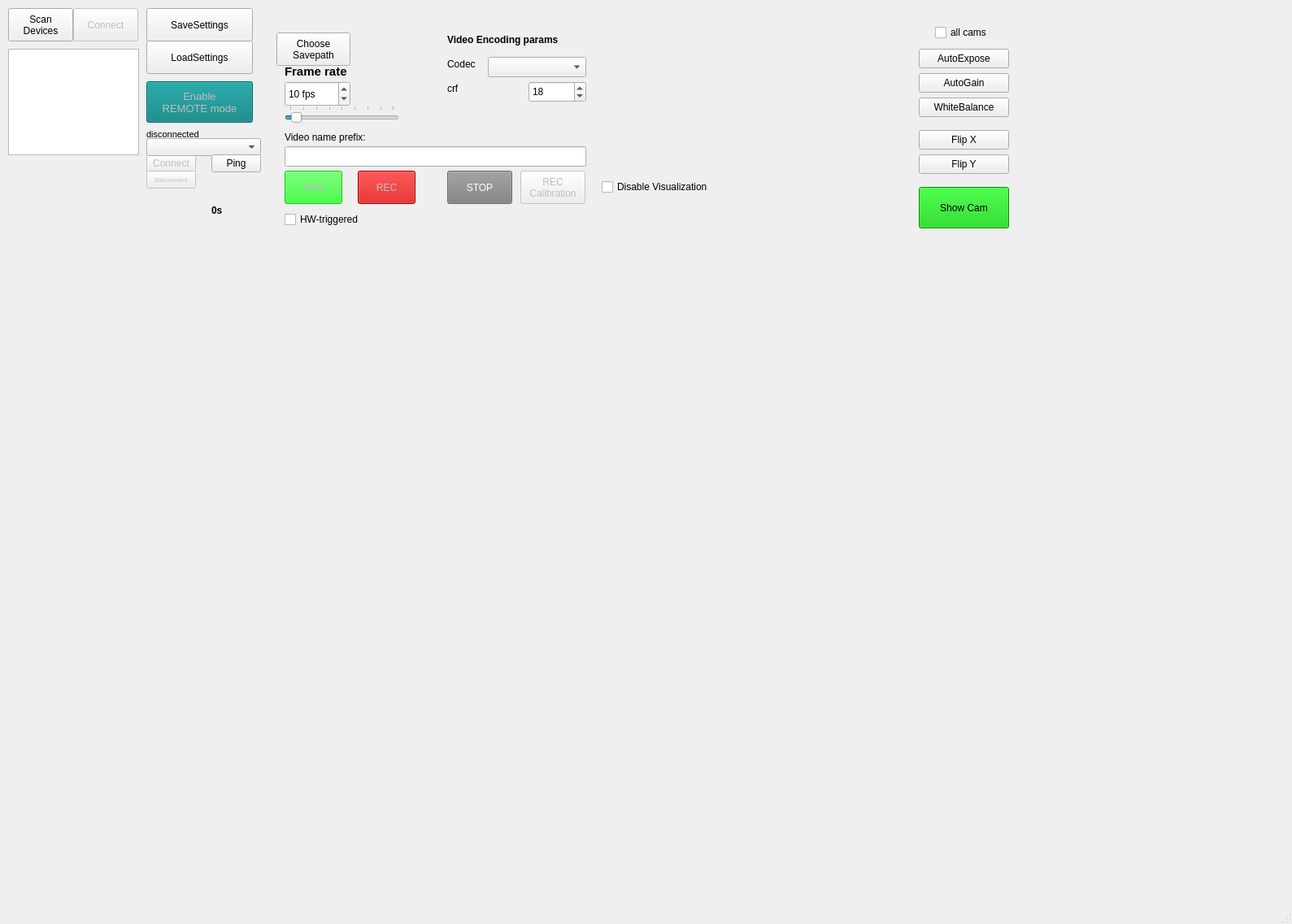
<?xml version="1.0" encoding="UTF-8"?>
<ui version="4.0">
 <class>MainWindow</class>
 <widget class="QMainWindow" name="MainWindow">
  <property name="geometry">
   <rect>
    <x>0</x>
    <y>0</y>
    <width>1589</width>
    <height>1137</height>
   </rect>
  </property>
  <property name="sizePolicy">
   <sizepolicy hsizetype="MinimumExpanding" vsizetype="MinimumExpanding">
    <horstretch>0</horstretch>
    <verstretch>0</verstretch>
   </sizepolicy>
  </property>
  <property name="windowTitle">
   <string>MainWindow</string>
  </property>
  <widget class="QWidget" name="centralwidget">
   <property name="sizePolicy">
    <sizepolicy hsizetype="Expanding" vsizetype="Expanding">
     <horstretch>0</horstretch>
     <verstretch>0</verstretch>
    </sizepolicy>
   </property>
   <widget class="QPushButton" name="SettingsSaveButton">
    <property name="geometry">
     <rect>
      <x>180</x>
      <y>10</y>
      <width>131</width>
      <height>41</height>
     </rect>
    </property>
    <property name="toolTip">
     <string>&lt;html&gt;&lt;head/&gt;&lt;body&gt;&lt;p&gt;Opens a dialog to choose a settings file to save current settings.&lt;/p&gt;&lt;/body&gt;&lt;/html&gt;</string>
    </property>
    <property name="text">
     <string>SaveSettings</string>
    </property>
   </widget>
   <widget class="QPushButton" name="SettingsLoadButton">
    <property name="geometry">
     <rect>
      <x>180</x>
      <y>50</y>
      <width>131</width>
      <height>41</height>
     </rect>
    </property>
    <property name="toolTip">
     <string>&lt;html&gt;&lt;head/&gt;&lt;body&gt;&lt;p&gt;Opens a dialog to choose a settings file to load settings.&lt;/p&gt;&lt;/body&gt;&lt;/html&gt;</string>
    </property>
    <property name="text">
     <string>LoadSettings</string>
    </property>
   </widget>
   <widget class="QPushButton" name="ScanDevButton">
    <property name="geometry">
     <rect>
      <x>10</x>
      <y>10</y>
      <width>80</width>
      <height>41</height>
     </rect>
    </property>
    <property name="toolTip">
     <string>&lt;html&gt;&lt;head/&gt;&lt;body&gt;&lt;p&gt;Scans for available Basler cameras&lt;/p&gt;&lt;/body&gt;&lt;/html&gt;</string>
    </property>
    <property name="text">
     <string>Scan
Devices</string>
    </property>
   </widget>
   <widget class="QPushButton" name="ConnectButton">
    <property name="enabled">
     <bool>false</bool>
    </property>
    <property name="geometry">
     <rect>
      <x>90</x>
      <y>10</y>
      <width>80</width>
      <height>41</height>
     </rect>
    </property>
    <property name="toolTip">
     <string>&lt;html&gt;&lt;head/&gt;&lt;body&gt;&lt;p&gt;Connects to previously detected Basler cameras.&lt;/p&gt;&lt;/body&gt;&lt;/html&gt;</string>
    </property>
    <property name="text">
     <string>Connect</string>
    </property>
   </widget>
   <widget class="QPushButton" name="RUNButton">
    <property name="enabled">
     <bool>false</bool>
    </property>
    <property name="geometry">
     <rect>
      <x>350</x>
      <y>210</y>
      <width>71</width>
      <height>41</height>
     </rect>
    </property>
    <property name="toolTip">
     <string>&lt;html&gt;&lt;head/&gt;&lt;body&gt;&lt;p&gt;Start grabbing from &lt;span style=&quot; text-decoration: underline;&quot;&gt;all &lt;/span&gt;cameras without recording.&lt;/p&gt;&lt;/body&gt;&lt;/html&gt;</string>
    </property>
    <property name="styleSheet">
     <string notr="true">QPushButton {background-color:  rgb(0, 255, 0)}</string>
    </property>
    <property name="text">
     <string>RUN</string>
    </property>
   </widget>
   <widget class="QPushButton" name="STOPButton">
    <property name="enabled">
     <bool>false</bool>
    </property>
    <property name="geometry">
     <rect>
      <x>550</x>
      <y>210</y>
      <width>80</width>
      <height>41</height>
     </rect>
    </property>
    <property name="toolTip">
     <string>&lt;html&gt;&lt;head/&gt;&lt;body&gt;&lt;p&gt;Stop grabbing from cameras.&lt;/p&gt;&lt;/body&gt;&lt;/html&gt;</string>
    </property>
    <property name="styleSheet">
     <string notr="true">QPushButton {color: white; background-color: gray;}</string>
    </property>
    <property name="text">
     <string>STOP</string>
    </property>
   </widget>
   <widget class="QPushButton" name="RECButton">
    <property name="enabled">
     <bool>false</bool>
    </property>
    <property name="geometry">
     <rect>
      <x>440</x>
      <y>210</y>
      <width>71</width>
      <height>41</height>
     </rect>
    </property>
    <property name="toolTip">
     <string>&lt;html&gt;&lt;head/&gt;&lt;body&gt;&lt;p&gt;Start recording videos from all cameras.&lt;/p&gt;&lt;/body&gt;&lt;/html&gt;</string>
    </property>
    <property name="styleSheet">
     <string notr="true">QPushButton {background-color:  rgb(200, 0, 0)}</string>
    </property>
    <property name="text">
     <string>REC</string>
    </property>
   </widget>
   <widget class="QLabel" name="label_5">
    <property name="geometry">
     <rect>
      <x>350</x>
      <y>80</y>
      <width>111</width>
      <height>16</height>
     </rect>
    </property>
    <property name="font">
     <font>
      <pointsize>11</pointsize>
      <bold>true</bold>
     </font>
    </property>
    <property name="text">
     <string>Frame rate</string>
    </property>
   </widget>
   <widget class="QSpinBox" name="FrameRateSpin">
    <property name="geometry">
     <rect>
      <x>350</x>
      <y>100</y>
      <width>81</width>
      <height>31</height>
     </rect>
    </property>
    <property name="toolTip">
     <string>&lt;html&gt;&lt;head/&gt;&lt;body&gt;&lt;p&gt;Desired framerate.&lt;/p&gt;&lt;/body&gt;&lt;/html&gt;</string>
    </property>
    <property name="suffix">
     <string> fps</string>
    </property>
    <property name="minimum">
     <number>1</number>
    </property>
    <property name="maximum">
     <number>200</number>
    </property>
    <property name="value">
     <number>10</number>
    </property>
   </widget>
   <widget class="QTextEdit" name="Devices_textEdit">
    <property name="geometry">
     <rect>
      <x>10</x>
      <y>60</y>
      <width>161</width>
      <height>131</height>
     </rect>
    </property>
    <property name="font">
     <font>
      <pointsize>8</pointsize>
     </font>
    </property>
    <property name="toolTip">
     <string>&lt;html&gt;&lt;head/&gt;&lt;body&gt;&lt;p&gt;List of detected Basler cameras (SN).&lt;/p&gt;&lt;/body&gt;&lt;/html&gt;</string>
    </property>
    <property name="frameShape">
     <enum>QFrame::StyledPanel</enum>
    </property>
    <property name="frameShadow">
     <enum>QFrame::Sunken</enum>
    </property>
   </widget>
   <widget class="QPushButton" name="AutoExposeButton">
    <property name="geometry">
     <rect>
      <x>1130</x>
      <y>60</y>
      <width>111</width>
      <height>24</height>
     </rect>
    </property>
    <property name="toolTip">
     <string>&lt;html&gt;&lt;head/&gt;&lt;body&gt;&lt;p&gt;Run auto-exposure.&lt;/p&gt;&lt;/body&gt;&lt;/html&gt;</string>
    </property>
    <property name="text">
     <string>AutoExpose</string>
    </property>
   </widget>
   <widget class="QPushButton" name="AutoGainButton">
    <property name="geometry">
     <rect>
      <x>1130</x>
      <y>90</y>
      <width>111</width>
      <height>24</height>
     </rect>
    </property>
    <property name="toolTip">
     <string>&lt;html&gt;&lt;head/&gt;&lt;body&gt;&lt;p&gt;Run auto-gain.&lt;/p&gt;&lt;/body&gt;&lt;/html&gt;</string>
    </property>
    <property name="text">
     <string>AutoGain</string>
    </property>
   </widget>
   <widget class="QPushButton" name="WhiteBalanceButton">
    <property name="geometry">
     <rect>
      <x>1130</x>
      <y>120</y>
      <width>111</width>
      <height>24</height>
     </rect>
    </property>
    <property name="toolTip">
     <string>&lt;html&gt;&lt;head/&gt;&lt;body&gt;&lt;p&gt;Run auto white balance. (Color cams only).&lt;/p&gt;&lt;/body&gt;&lt;/html&gt;</string>
    </property>
    <property name="text">
     <string>WhiteBalance</string>
    </property>
   </widget>
   <widget class="QCheckBox" name="All_cams_checkBox">
    <property name="geometry">
     <rect>
      <x>1150</x>
      <y>30</y>
      <width>75</width>
      <height>20</height>
     </rect>
    </property>
    <property name="toolTip">
     <string>&lt;html&gt;&lt;head/&gt;&lt;body&gt;&lt;p&gt;Whether to run auto-functions on &lt;span style=&quot; text-decoration: underline;&quot;&gt;all&lt;/span&gt; cams.&lt;/p&gt;&lt;/body&gt;&lt;/html&gt;</string>
    </property>
    <property name="text">
     <string>all cams</string>
    </property>
   </widget>
   <widget class="QPushButton" name="FlipXButton">
    <property name="geometry">
     <rect>
      <x>1130</x>
      <y>160</y>
      <width>111</width>
      <height>24</height>
     </rect>
    </property>
    <property name="toolTip">
     <string>&lt;html&gt;&lt;head/&gt;&lt;body&gt;&lt;p&gt;Flips image along X-Axis.&lt;/p&gt;&lt;/body&gt;&lt;/html&gt;</string>
    </property>
    <property name="text">
     <string>Flip X</string>
    </property>
   </widget>
   <widget class="QPushButton" name="FlipYButton">
    <property name="geometry">
     <rect>
      <x>1130</x>
      <y>190</y>
      <width>111</width>
      <height>24</height>
     </rect>
    </property>
    <property name="toolTip">
     <string>&lt;html&gt;&lt;head/&gt;&lt;body&gt;&lt;p&gt;Flips image along Y-Axis.&lt;/p&gt;&lt;/body&gt;&lt;/html&gt;</string>
    </property>
    <property name="text">
     <string>Flip Y</string>
    </property>
   </widget>
   <widget class="QPushButton" name="ShowSingleCamButton">
    <property name="geometry">
     <rect>
      <x>1130</x>
      <y>230</y>
      <width>111</width>
      <height>51</height>
     </rect>
    </property>
    <property name="toolTip">
     <string>&lt;html&gt;&lt;head/&gt;&lt;body&gt;&lt;p&gt;Shows the current camera in a single window.&lt;/p&gt;&lt;/body&gt;&lt;/html&gt;</string>
    </property>
    <property name="styleSheet">
     <string notr="true">QPushButton {background-color:  rgb(0, 200, 0)}</string>
    </property>
    <property name="text">
     <string>Show Cam</string>
    </property>
   </widget>
   <widget class="QCheckBox" name="HWTrig_checkBox">
    <property name="geometry">
     <rect>
      <x>350</x>
      <y>260</y>
      <width>141</width>
      <height>20</height>
     </rect>
    </property>
    <property name="toolTip">
     <string>&lt;html&gt;&lt;head/&gt;&lt;body&gt;&lt;p&gt;If cameras should be set into hardware-triggered mode.&lt;/p&gt;&lt;/body&gt;&lt;/html&gt;</string>
    </property>
    <property name="text">
     <string>HW-triggered</string>
    </property>
   </widget>
   <widget class="QCheckBox" name="DisableViz_checkBox">
    <property name="geometry">
     <rect>
      <x>740</x>
      <y>220</y>
      <width>181</width>
      <height>20</height>
     </rect>
    </property>
    <property name="toolTip">
     <string>&lt;html&gt;&lt;head/&gt;&lt;body&gt;&lt;p&gt;Turns of the visualization of incoming frames.&lt;/p&gt;&lt;p&gt;May increase the performance if frame-rates are high.&lt;/p&gt;&lt;/body&gt;&lt;/html&gt;</string>
    </property>
    <property name="text">
     <string>Disable Visualization</string>
    </property>
   </widget>
   <widget class="MultiCameraViewer" name="MultiViewWidget" native="true">
    <property name="geometry">
     <rect>
      <x>20</x>
      <y>350</y>
      <width>1571</width>
      <height>771</height>
     </rect>
    </property>
    <property name="sizePolicy">
     <sizepolicy hsizetype="Expanding" vsizetype="Expanding">
      <horstretch>0</horstretch>
      <verstretch>0</verstretch>
     </sizepolicy>
    </property>
   </widget>
   <widget class="CameraSettingsTab" name="CameraSettings" native="true">
    <property name="geometry">
     <rect>
      <x>1280</x>
      <y>0</y>
      <width>301</width>
      <height>331</height>
     </rect>
    </property>
    <property name="sizePolicy">
     <sizepolicy hsizetype="Expanding" vsizetype="Preferred">
      <horstretch>0</horstretch>
      <verstretch>0</verstretch>
     </sizepolicy>
    </property>
   </widget>
   <widget class="QPushButton" name="Save_pathButton">
    <property name="geometry">
     <rect>
      <x>340</x>
      <y>40</y>
      <width>91</width>
      <height>41</height>
     </rect>
    </property>
    <property name="toolTip">
     <string>&lt;html&gt;&lt;head/&gt;&lt;body&gt;&lt;p&gt;Opens a dialog to choose a folder where the videos will be saved in.&lt;/p&gt;&lt;/body&gt;&lt;/html&gt;</string>
    </property>
    <property name="text">
     <string>Choose
Savepath</string>
    </property>
   </widget>
   <widget class="QPushButton" name="REC_calib_Button">
    <property name="enabled">
     <bool>false</bool>
    </property>
    <property name="geometry">
     <rect>
      <x>640</x>
      <y>210</y>
      <width>80</width>
      <height>41</height>
     </rect>
    </property>
    <property name="toolTip">
     <string>&lt;html&gt;&lt;head/&gt;&lt;body&gt;&lt;p&gt;Start a short recording sequence after a short delay. &lt;/p&gt;&lt;p&gt;Used to record the calibration pattern.&lt;/p&gt;&lt;/body&gt;&lt;/html&gt;</string>
    </property>
    <property name="text">
     <string>REC
Calibration</string>
    </property>
   </widget>
   <widget class="QSpinBox" name="crf_spinBox">
    <property name="geometry">
     <rect>
      <x>650</x>
      <y>100</y>
      <width>71</width>
      <height>26</height>
     </rect>
    </property>
    <property name="font">
     <font>
      <pointsize>9</pointsize>
     </font>
    </property>
    <property name="toolTip">
     <string>&lt;html&gt;&lt;head/&gt;&lt;body&gt;&lt;p&gt;Constant Rate Factor. Quality preset. Lower values better quality.&lt;/p&gt;&lt;/body&gt;&lt;/html&gt;</string>
    </property>
    <property name="maximum">
     <number>51</number>
    </property>
    <property name="value">
     <number>18</number>
    </property>
   </widget>
   <widget class="QComboBox" name="Codec_comboBox">
    <property name="geometry">
     <rect>
      <x>600</x>
      <y>70</y>
      <width>121</width>
      <height>25</height>
     </rect>
    </property>
    <property name="font">
     <font>
      <pointsize>9</pointsize>
     </font>
    </property>
    <property name="toolTip">
     <string>&lt;html&gt;&lt;head/&gt;&lt;body&gt;&lt;p&gt;Codec used for encoding the video. Some might not be available on current system.&lt;/p&gt;&lt;/body&gt;&lt;/html&gt;</string>
    </property>
   </widget>
   <widget class="QLabel" name="label">
    <property name="geometry">
     <rect>
      <x>550</x>
      <y>70</y>
      <width>67</width>
      <height>17</height>
     </rect>
    </property>
    <property name="font">
     <font>
      <pointsize>9</pointsize>
     </font>
    </property>
    <property name="text">
     <string>Codec</string>
    </property>
   </widget>
   <widget class="QLabel" name="label_2">
    <property name="geometry">
     <rect>
      <x>550</x>
      <y>100</y>
      <width>31</width>
      <height>17</height>
     </rect>
    </property>
    <property name="font">
     <font>
      <pointsize>9</pointsize>
     </font>
    </property>
    <property name="text">
     <string>crf</string>
    </property>
   </widget>
   <widget class="QLabel" name="label_3">
    <property name="geometry">
     <rect>
      <x>550</x>
      <y>40</y>
      <width>211</width>
      <height>17</height>
     </rect>
    </property>
    <property name="font">
     <font>
      <bold>true</bold>
     </font>
    </property>
    <property name="text">
     <string>Video Encoding params</string>
    </property>
   </widget>
   <widget class="QPushButton" name="RemoteModeButton">
    <property name="enabled">
     <bool>false</bool>
    </property>
    <property name="geometry">
     <rect>
      <x>180</x>
      <y>100</y>
      <width>131</width>
      <height>51</height>
     </rect>
    </property>
    <property name="font">
     <font>
      <pointsize>10</pointsize>
     </font>
    </property>
    <property name="toolTip">
     <string>&lt;html&gt;&lt;head/&gt;&lt;body&gt;&lt;p&gt;Enables remote control mode, whereby this tool is controlled via TCP/IP messages.&lt;/p&gt;&lt;/body&gt;&lt;/html&gt;</string>
    </property>
    <property name="styleSheet">
     <string notr="true">QPushButton {background-color:  rgb(0, 125, 125)}</string>
    </property>
    <property name="text">
     <string>Enable
REMOTE mode</string>
    </property>
   </widget>
   <widget class="QLabel" name="Client_label">
    <property name="geometry">
     <rect>
      <x>180</x>
      <y>150</y>
      <width>161</width>
      <height>31</height>
     </rect>
    </property>
    <property name="font">
     <font>
      <pointsize>8</pointsize>
      <bold>false</bold>
     </font>
    </property>
    <property name="toolTip">
     <string>&lt;html&gt;&lt;head/&gt;&lt;body&gt;&lt;p&gt;Current Host.&lt;/p&gt;&lt;/body&gt;&lt;/html&gt;</string>
    </property>
    <property name="text">
     <string>disconnected</string>
    </property>
   </widget>
   <widget class="QLineEdit" name="SessionIDlineEdit">
    <property name="geometry">
     <rect>
      <x>350</x>
      <y>180</y>
      <width>371</width>
      <height>25</height>
     </rect>
    </property>
    <property name="font">
     <font>
      <pointsize>9</pointsize>
     </font>
    </property>
    <property name="toolTip">
     <string>&lt;html&gt;&lt;head/&gt;&lt;body&gt;&lt;p&gt;Prefix of the filename e.g., session_id.&lt;/p&gt;&lt;/body&gt;&lt;/html&gt;</string>
    </property>
   </widget>
   <widget class="QLabel" name="label_4">
    <property name="geometry">
     <rect>
      <x>350</x>
      <y>160</y>
      <width>121</width>
      <height>17</height>
     </rect>
    </property>
    <property name="font">
     <font>
      <pointsize>9</pointsize>
     </font>
    </property>
    <property name="text">
     <string>Video name prefix:</string>
    </property>
   </widget>
   <widget class="QLabel" name="Rec_status">
    <property name="geometry">
     <rect>
      <x>110</x>
      <y>230</y>
      <width>71</width>
      <height>51</height>
     </rect>
    </property>
    <property name="toolTip">
     <string>&lt;html&gt;&lt;head/&gt;&lt;body&gt;&lt;p&gt;Current status.&lt;/p&gt;&lt;/body&gt;&lt;/html&gt;</string>
    </property>
    <property name="text">
     <string/>
    </property>
   </widget>
   <widget class="QSlider" name="horizontalSlider">
    <property name="geometry">
     <rect>
      <x>350</x>
      <y>130</y>
      <width>141</width>
      <height>21</height>
     </rect>
    </property>
    <property name="toolTip">
     <string>&lt;html&gt;&lt;head/&gt;&lt;body&gt;&lt;p&gt;Desired framerate as a slider.&lt;/p&gt;&lt;/body&gt;&lt;/html&gt;</string>
    </property>
    <property name="minimum">
     <number>1</number>
    </property>
    <property name="maximum">
     <number>160</number>
    </property>
    <property name="value">
     <number>10</number>
    </property>
    <property name="orientation">
     <enum>Qt::Horizontal</enum>
    </property>
    <property name="tickPosition">
     <enum>QSlider::TicksAbove</enum>
    </property>
    <property name="tickInterval">
     <number>20</number>
    </property>
   </widget>
   <widget class="QLabel" name="SavePath_label">
    <property name="geometry">
     <rect>
      <x>340</x>
      <y>10</y>
      <width>321</width>
      <height>31</height>
     </rect>
    </property>
    <property name="font">
     <font>
      <pointsize>8</pointsize>
      <bold>false</bold>
     </font>
    </property>
    <property name="text">
     <string/>
    </property>
   </widget>
   <widget class="QLabel" name="recording_duration_label">
    <property name="geometry">
     <rect>
      <x>260</x>
      <y>250</y>
      <width>91</width>
      <height>17</height>
     </rect>
    </property>
    <property name="font">
     <font>
      <bold>true</bold>
     </font>
    </property>
    <property name="text">
     <string>0s</string>
    </property>
   </widget>
   <widget class="QPushButton" name="ConnectB">
    <property name="enabled">
     <bool>false</bool>
    </property>
    <property name="geometry">
     <rect>
      <x>180</x>
      <y>190</y>
      <width>61</width>
      <height>22</height>
     </rect>
    </property>
    <property name="text">
     <string>Connect</string>
    </property>
   </widget>
   <widget class="QComboBox" name="PortsCombo">
    <property name="geometry">
     <rect>
      <x>180</x>
      <y>170</y>
      <width>141</width>
      <height>22</height>
     </rect>
    </property>
    <property name="font">
     <font>
      <pointsize>8</pointsize>
     </font>
    </property>
   </widget>
   <widget class="QPushButton" name="PingB">
    <property name="geometry">
     <rect>
      <x>260</x>
      <y>190</y>
      <width>61</width>
      <height>22</height>
     </rect>
    </property>
    <property name="text">
     <string>Ping</string>
    </property>
   </widget>
   <widget class="QPushButton" name="DisConnectB">
    <property name="enabled">
     <bool>false</bool>
    </property>
    <property name="geometry">
     <rect>
      <x>180</x>
      <y>210</y>
      <width>61</width>
      <height>22</height>
     </rect>
    </property>
    <property name="font">
     <font>
      <pointsize>6</pointsize>
     </font>
    </property>
    <property name="text">
     <string>Disconnect</string>
    </property>
   </widget>
  </widget>
  <widget class="QStatusBar" name="statusbar"/>
  <action name="actionsaveSettings">
   <property name="text">
    <string>SaveSettings</string>
   </property>
  </action>
  <action name="actionLoadSettings">
   <property name="checkable">
    <bool>false</bool>
   </property>
   <property name="text">
    <string>LoadSettings</string>
   </property>
  </action>
 </widget>
 <customwidgets>
  <customwidget>
   <class>MultiCameraViewer</class>
   <extends>QWidget</extends>
   <header location="global">ImageViewer</header>
   <container>1</container>
  </customwidget>
  <customwidget>
   <class>CameraSettingsTab</class>
   <extends>QWidget</extends>
   <header>ImageViewer</header>
   <container>1</container>
  </customwidget>
 </customwidgets>
 <resources/>
 <connections>
  <connection>
   <sender>horizontalSlider</sender>
   <signal>valueChanged(int)</signal>
   <receiver>FrameRateSpin</receiver>
   <slot>setValue(int)</slot>
   <hints>
    <hint type="sourcelabel">
     <x>531</x>
     <y>136</y>
    </hint>
    <hint type="destinationlabel">
     <x>404</x>
     <y>130</y>
    </hint>
   </hints>
  </connection>
  <connection>
   <sender>FrameRateSpin</sender>
   <signal>valueChanged(int)</signal>
   <receiver>horizontalSlider</receiver>
   <slot>setValue(int)</slot>
   <hints>
    <hint type="sourcelabel">
     <x>402</x>
     <y>144</y>
    </hint>
    <hint type="destinationlabel">
     <x>535</x>
     <y>146</y>
    </hint>
   </hints>
  </connection>
 </connections>
</ui>
